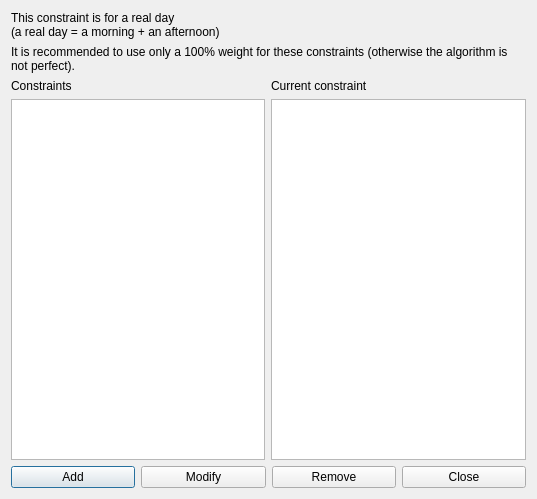
<?xml version="1.0" encoding="UTF-8"?>
<ui version="4.0">
 <class>ConstraintTeachersMaxHoursDailyRealDaysForm_template</class>
 <widget class="QDialog" name="ConstraintTeachersMaxHoursDailyRealDaysForm_template">
  <property name="geometry">
   <rect>
    <x>0</x>
    <y>0</y>
    <width>537</width>
    <height>499</height>
   </rect>
  </property>
  <property name="windowTitle">
   <string extracomment="This is the title of the dialog in which you see the list of all constraints of this type">Constraints teachers max hours daily real days</string>
  </property>
  <layout class="QGridLayout" name="gridLayout">
   <item row="0" column="0" colspan="2">
    <widget class="QLabel" name="label">
     <property name="text">
      <string>This constraint is for a real day
(a real day = a morning + an afternoon)</string>
     </property>
    </widget>
   </item>
   <item row="1" column="0" colspan="2">
    <widget class="QLabel" name="label_2">
     <property name="sizePolicy">
      <sizepolicy hsizetype="Minimum" vsizetype="Minimum">
       <horstretch>0</horstretch>
       <verstretch>0</verstretch>
      </sizepolicy>
     </property>
     <property name="text">
      <string>It is recommended to use only a 100% weight for these constraints (otherwise the algorithm is not perfect).</string>
     </property>
     <property name="wordWrap">
      <bool>true</bool>
     </property>
    </widget>
   </item>
   <item row="2" column="0">
    <layout class="QVBoxLayout" name="verticalLayout">
     <item>
      <widget class="QLabel" name="constraintsTextLabel">
       <property name="frameShape">
        <enum>QFrame::NoFrame</enum>
       </property>
       <property name="frameShadow">
        <enum>QFrame::Plain</enum>
       </property>
       <property name="text">
        <string>Constraints</string>
       </property>
       <property name="wordWrap">
        <bool>false</bool>
       </property>
      </widget>
     </item>
     <item>
      <widget class="QListWidget" name="constraintsListWidget"/>
     </item>
    </layout>
   </item>
   <item row="2" column="1">
    <layout class="QVBoxLayout" name="verticalLayout_2">
     <item>
      <widget class="QLabel" name="currentConstraintTextLabel">
       <property name="text">
        <string>Current constraint</string>
       </property>
       <property name="wordWrap">
        <bool>false</bool>
       </property>
      </widget>
     </item>
     <item>
      <widget class="QPlainTextEdit" name="currentConstraintTextEdit"/>
     </item>
    </layout>
   </item>
   <item row="3" column="0" colspan="2">
    <layout class="QHBoxLayout" name="horizontalLayout">
     <item>
      <widget class="QPushButton" name="addConstraintPushButton">
       <property name="text">
        <string>Add</string>
       </property>
      </widget>
     </item>
     <item>
      <widget class="QPushButton" name="modifyConstraintPushButton">
       <property name="text">
        <string>Modify</string>
       </property>
      </widget>
     </item>
     <item>
      <widget class="QPushButton" name="removeConstraintPushButton">
       <property name="text">
        <string>Remove</string>
       </property>
      </widget>
     </item>
     <item>
      <widget class="QPushButton" name="closePushButton">
       <property name="text">
        <string>Close</string>
       </property>
      </widget>
     </item>
    </layout>
   </item>
  </layout>
 </widget>
 <layoutdefault spacing="6" margin="11"/>
 <resources/>
 <connections/>
</ui>
